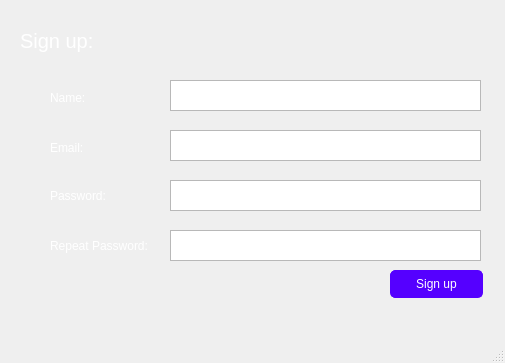
<?xml version="1.0" encoding="UTF-8"?>
<ui version="4.0">
 <class>signup</class>
 <widget class="QMainWindow" name="signup">
  <property name="geometry">
   <rect>
    <x>0</x>
    <y>0</y>
    <width>505</width>
    <height>363</height>
   </rect>
  </property>
  <property name="windowTitle">
   <string>MainWindow</string>
  </property>
  <property name="styleSheet">
   <string notr="true">#centralWidget{
border-image: url(:/new/prefix1/abstract-digital-art-uhdpaper.com-hd-4.3293.jpg);}</string>
  </property>
  <widget class="QWidget" name="centralwidget">
   <property name="styleSheet">
    <string notr="true">#centralwidget{
	border-image: url(:/Person-walking-over-the-Sahara-Desert.jpg);
}</string>
   </property>
   <widget class="QLabel" name="label_3">
    <property name="geometry">
     <rect>
      <x>50</x>
      <y>170</y>
      <width>111</width>
      <height>51</height>
     </rect>
    </property>
    <property name="styleSheet">
     <string notr="true">color: white</string>
    </property>
    <property name="text">
     <string>Password:</string>
    </property>
   </widget>
   <widget class="QLabel" name="label_2">
    <property name="geometry">
     <rect>
      <x>20</x>
      <y>10</y>
      <width>151</width>
      <height>61</height>
     </rect>
    </property>
    <property name="font">
     <font>
      <pointsize>15</pointsize>
     </font>
    </property>
    <property name="styleSheet">
     <string notr="true">color: white</string>
    </property>
    <property name="text">
     <string>Sign up:</string>
    </property>
   </widget>
   <widget class="QLabel" name="label">
    <property name="geometry">
     <rect>
      <x>50</x>
      <y>140</y>
      <width>55</width>
      <height>16</height>
     </rect>
    </property>
    <property name="styleSheet">
     <string notr="true">color: white</string>
    </property>
    <property name="text">
     <string>Email:</string>
    </property>
   </widget>
   <widget class="QTextEdit" name="textEdit">
    <property name="geometry">
     <rect>
      <x>170</x>
      <y>130</y>
      <width>311</width>
      <height>31</height>
     </rect>
    </property>
   </widget>
   <widget class="QPushButton" name="pushButton">
    <property name="geometry">
     <rect>
      <x>390</x>
      <y>270</y>
      <width>93</width>
      <height>28</height>
     </rect>
    </property>
    <property name="styleSheet">
     <string notr="true">border: 1px solid rgb(85, 0, 255) ;
border-radius: 5px;
background-color: rgb(85, 0, 255);
color: white;</string>
    </property>
    <property name="text">
     <string>Sign up</string>
    </property>
   </widget>
   <widget class="QTextEdit" name="textEdit_2">
    <property name="geometry">
     <rect>
      <x>170</x>
      <y>80</y>
      <width>311</width>
      <height>31</height>
     </rect>
    </property>
   </widget>
   <widget class="QLabel" name="label_4">
    <property name="geometry">
     <rect>
      <x>50</x>
      <y>90</y>
      <width>55</width>
      <height>16</height>
     </rect>
    </property>
    <property name="styleSheet">
     <string notr="true">color: white</string>
    </property>
    <property name="text">
     <string>Name:</string>
    </property>
   </widget>
   <widget class="QTextEdit" name="textEdit_3">
    <property name="geometry">
     <rect>
      <x>170</x>
      <y>180</y>
      <width>311</width>
      <height>31</height>
     </rect>
    </property>
   </widget>
   <widget class="QTextEdit" name="textEdit_4">
    <property name="geometry">
     <rect>
      <x>170</x>
      <y>230</y>
      <width>311</width>
      <height>31</height>
     </rect>
    </property>
   </widget>
   <widget class="QLabel" name="label_5">
    <property name="geometry">
     <rect>
      <x>50</x>
      <y>220</y>
      <width>111</width>
      <height>51</height>
     </rect>
    </property>
    <property name="styleSheet">
     <string notr="true">color: white</string>
    </property>
    <property name="text">
     <string>Repeat Password:</string>
    </property>
   </widget>
  </widget>
  <widget class="QMenuBar" name="menubar">
   <property name="geometry">
    <rect>
     <x>0</x>
     <y>0</y>
     <width>505</width>
     <height>21</height>
    </rect>
   </property>
  </widget>
  <widget class="QStatusBar" name="statusbar"/>
 </widget>
 <resources/>
 <connections/>
</ui>
